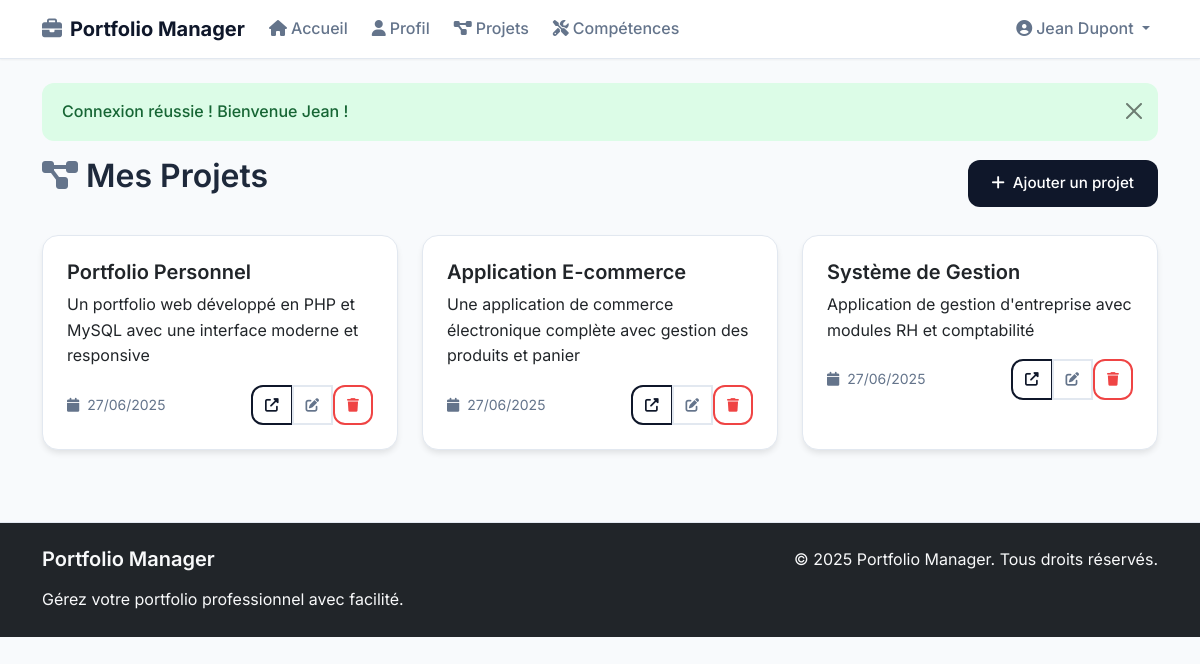
Screenshot of /projects.php (signed in) with the database file from the repository.
### tables this page shows
CREATE TABLE projects (
    id INT AUTO_INCREMENT PRIMARY KEY,
    user_id INT NOT NULL,
    title VARCHAR(255) NOT NULL,
    description TEXT,
    image VARCHAR(255),
    link VARCHAR(500),
    created_at TIMESTAMP DEFAULT CURRENT_TIMESTAMP,
    updated_at TIMESTAMP DEFAULT CURRENT_TIMESTAMP ON UPDATE CURRENT_TIMESTAMP,
    FOREIGN KEY (user_id) REFERENCES users(id) ON DELETE CASCADE
);

### projects.php (the view, shortened to what this page needs)
<?php
$pdo = getDBConnection();
$stmt = $pdo->prepare("SELECT * FROM projects WHERE user_id = ? ORDER BY created_at DESC");
$stmt->execute([$_SESSION['user_id']]);
$projects = $stmt->fetchAll();
include 'includes/header.php';
?>
<div class="row">
    <div class="col-12">
        <div class="d-flex justify-content-between align-items-center mb-4">
            <h2><i class="fas fa-project-diagram me-2"></i>Mes Projets</h2>
            <button type="button" class="btn btn-primary" data-bs-toggle="modal" data-bs-target="#addProjectModal">
                <i class="fas fa-plus me-2"></i>Ajouter un projet
            </button>
        </div>
        <?php if (empty($projects)): ?>
            <div class="card">
                <div class="card-body text-center py-5">
                    <i class="fas fa-project-diagram fa-3x text-muted mb-3"></i>
                    <h4 class="text-muted">Aucun projet</h4>
                    <p class="text-muted">Vous n'avez pas encore ajouté de projets à votre portfolio.</p>
                    <button type="button" class="btn btn-primary" data-bs-toggle="modal" data-bs-target="#addProjectModal">
                        <i class="fas fa-plus me-2"></i>Ajouter votre premier projet
                    </button>
                </div>
            </div>
        <?php else: ?>
            <div class="row">
                <?php foreach ($projects as $project): ?>
                    <div class="col-md-6 col-lg-4 mb-4">
                        <div class="card project-card">
                            <div class="card-body">
                                <h5 class="card-title"><?php echo htmlspecialchars($project['title']); ?></h5>
                                <p class="card-text">
                                    <?php echo htmlspecialchars(substr($project['description'], 0, 100)); ?>
                                </p>
                                <div class="d-flex justify-content-between align-items-center">
                                    <small class="text-muted">
                                        <i class="fas fa-calendar me-1"></i>
                                        <?php echo date('d/m/Y', strtotime($project['created_at'])); ?>
                                    </small>
                                    <div class="btn-group" role="group">
                                        <?php if ($project['link']): ?>
                                            <a href="<?php echo htmlspecialchars($project['link']); ?>"
                                               class="btn btn-outline-primary btn-sm" target="_blank">
                                                <i class="fas fa-external-link-alt"></i>
                                            </a>
                                        <?php endif; ?>
                                        <button type="button"
                                                class="btn btn-outline-secondary btn-sm"
                                                onclick="editProject(<?php echo htmlspecialchars(json_encode($project)); ?>)">
                                            <i class="fas fa-edit"></i>
                                        </button>
                                        <form method="POST" class="d-inline" onsubmit="return confirm('Êtes-vous sûr de vouloir supprimer ce projet ?')">
                                            <button type="submit" class="btn btn-outline-danger btn-sm">
                                                <i class="fas fa-trash"></i>
                                            </button>
                                        </form>
                                    </div>
                                </div>
                            </div>
                        </div>
                    </div>
                <?php endforeach; ?>
            </div>
        <?php endif; ?>
    </div>
</div>
<?php include 'includes/footer.php'; ?>

### assets/css/style.css (style rules this page uses)
:root { --color-primary: #0f172a; --color-secondary: #3b82f6; --color-background: #f8fafc; --color-surface: #ffffff; --color-text-primary: #1e293b; --color-text-secondary: #64748b; --color-border: #e2e8f0; --color-success: #dcfce7; --color-success-text: #166534; --color-info: #dbeafe; --color-info-text: #1e40af; --color-warning: #fef3c7; --color-warning-text: #92400e; --color-danger: #fecaca; --color-danger-text: #991b1b; --shadow-sm: 0 1px 2px 0 rgba(0, 0, 0, 0.05); --shadow-md: 0 4px 6px -1px rgba(0, 0, 0, 0.1); --shadow-lg: 0 10px 15px -3px rgba(0, 0, 0, 0.1); --radius-sm: 8px; --radius-md: 12px; --radius-lg: 16px; }
* { box-sizing: border-box; }
body { font-family: 'Inter', -apple-system, BlinkMacSystemFont, 'Segoe UI', Roboto, sans-serif; background-color: var(--color-background); color: var(--color-text-primary); line-height: 1.6; font-weight: 400; }
h1, h2, h3, h4, h5, h6 { font-weight: 600; color: var(--color-text-primary); margin-bottom: 1rem; }
.text-muted { color: var(--color-text-secondary) !important; }
.card { background-color: var(--color-surface); border: none; border-radius: var(--radius-lg); box-shadow: var(--shadow-md); transition: all 0.3s ease; overflow: hidden; }
.card-body { padding: 1.5rem; }
.btn { font-weight: 500; border-radius: var(--radius-md); padding: 0.75rem 1.5rem; transition: all 0.2s ease; border: none; font-size: 0.95rem; }
.btn-primary { background-color: var(--color-primary); color: white; }
.btn-outline-primary { border: 2px solid var(--color-primary); color: var(--color-primary); background-color: transparent; }
.btn-outline-secondary { border: 2px solid var(--color-border); color: var(--color-text-secondary); background-color: transparent; }
.btn-outline-danger { border: 2px solid #ef4444; color: #ef4444; background-color: transparent; }
.fas, .fa { color: var(--color-text-secondary); }
.btn .fas, .btn .fa { color: inherit; }
.project-card { height: 100%; border: 1px solid var(--color-border); transition: all 0.3s ease; }
.card { animation: fadeInUp 0.6s ease-out; }
.btn-group .btn { padding: 0.5rem 0.75rem; font-size: 0.85rem; }

### rows the page displays
projects: title "Portfolio Personnel", description "Un portfolio web développé en PHP et MySQL avec une interface moderne et responsive", created_at "27/06/2025"
projects: title "Application E-commerce", description "Une application de commerce électronique complète avec gestion des produits et panier", created_at "27/06/2025"
projects: title "Système de Gestion", description "Application de gestion d'entreprise avec modules RH et comptabilité", created_at "27/06/2025"

### other values shown
APP_NAME "Portfolio Manager"
$_SESSION['user_name'] "Jean Dupont"
$_SESSION['message'] "Connexion réussie ! Bienvenue Jean !"
